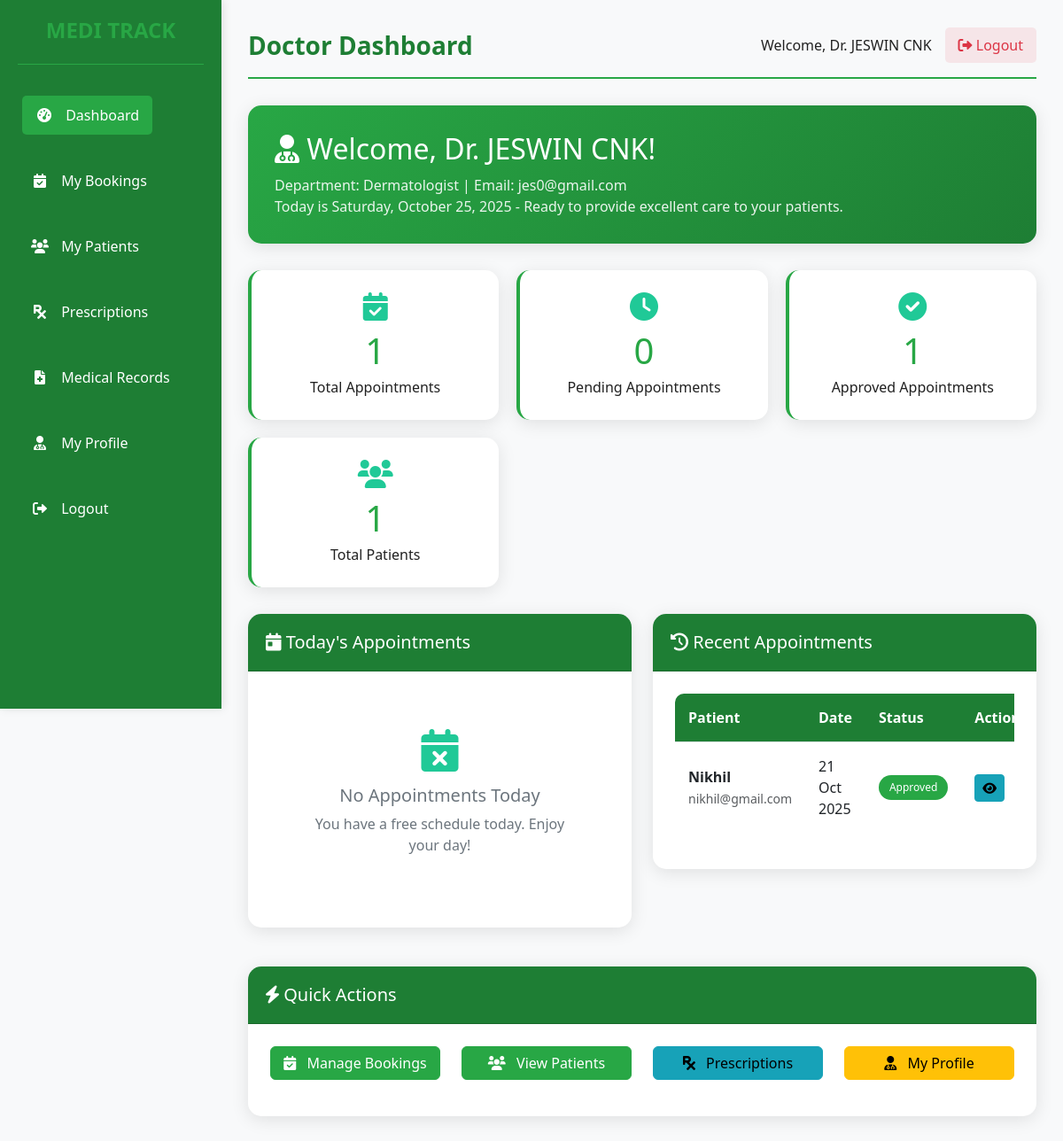
The page /doctor_dashboard.php (signed in) on the database its author committed.
### tables this page shows
CREATE TABLE `doctorreg` (
  `Doctor_id` int(20) NOT NULL,
  `Name` varchar(30) NOT NULL,
  `Email` varchar(30) NOT NULL,
  `Age` int(20) NOT NULL,
  `Gender` varchar(20) NOT NULL,
  `Phone_no` int(20) NOT NULL,
  `Department` varchar(30) NOT NULL,
  `Qualification` varchar(100) NOT NULL DEFAULT '',
  `Experience` varchar(50) NOT NULL DEFAULT '',
  `Profile_photo` varchar(255) NOT NULL DEFAULT '',
  `Bio` text NOT NULL DEFAULT '',
  `Password` varchar(255) NOT NULL
);

CREATE TABLE `booking` (
  `Booking_id` int(20) NOT NULL,
  `Patient_id` int(20) NOT NULL,
  `Doctor_id` int(20) NOT NULL,
  `Name` varchar(20) NOT NULL,
  `Email` varchar(30) NOT NULL,
  `Age` int(20) NOT NULL,
  `Gender` varchar(20) NOT NULL,
  `Phone_no` int(20) NOT NULL,
  `Select_date` date NOT NULL,
  `Select_department` varchar(20) NOT NULL,
  `Additional_message` text NOT NULL,
  `Status` varchar(20) NOT NULL DEFAULT 'Pending'
);

CREATE TABLE `register` (
  `Patient_id` int(20) NOT NULL,
  `Name` varchar(20) NOT NULL,
  `Email` varchar(50) NOT NULL,
  `Age` int(20) NOT NULL,
  `Gender` varchar(20) NOT NULL,
  `Phone_no` int(20) NOT NULL,
  `Blood_group` varchar(5) NOT NULL,
  `Password` varchar(225) NOT NULL,
  `Photo` blob NOT NULL,
  `Documents` varchar(25) NOT NULL
);

### doctor_dashboard.php (the view, shortened to what this page needs)
<?php
include 'database.php';
$doctor_id = $_SESSION['doctor_id'];
$stmt = $conn->prepare("SELECT * FROM doctorreg WHERE Doctor_id = ?");
$stmt->bind_param("i", $doctor_id);
$stmt->execute();
$result = $stmt->get_result();
$doctor = $result->fetch_assoc();
$stmt_stats = $conn->prepare("SELECT
    COUNT(*) as total_bookings,
    SUM(CASE WHEN Status = 'Pending' THEN 1 ELSE 0 END) as pending_bookings,
    SUM(CASE WHEN Status = 'Approved' THEN 1 ELSE 0 END) as approved_bookings,
    SUM(CASE WHEN Status = 'Completed' THEN 1 ELSE 0 END) as completed_bookings
    FROM booking WHERE Doctor_id = ?");
$stmt_stats->bind_param("i", $doctor_id);
$stmt_stats->execute();
$stats = $stmt_stats->get_result()->fetch_assoc();
$today_appointments = [];
$stmt_recent = $conn->prepare("SELECT b.*, r.Name as PatientName, r.Email as PatientEmail, r.Phone_no as PatientPhone
                               FROM booking b
                               LEFT JOIN register r ON b.Patient_id = r.Patient_id
                               WHERE b.Doctor_id = ?
                               ORDER BY b.Select_date DESC, b.Booking_id DESC
                               LIMIT 10");
$stmt_recent->bind_param("i", $doctor_id);
$stmt_recent->execute();
$result_recent = $stmt_recent->get_result();
$recent_appointments = [];
while ($row = $result_recent->fetch_assoc()) {
    $recent_appointments[] = $row;
}
$stmt_patients = $conn->prepare("SELECT COUNT(DISTINCT Patient_id) as patient_count FROM booking WHERE Doctor_id = ?");
$stmt_patients->bind_param("i", $doctor_id);
$stmt_patients->execute();
$patient_count = $stmt_patients->get_result()->fetch_assoc()['patient_count'];
?>
<!DOCTYPE html>
<html lang="en">
<head>
    <link rel="stylesheet" href="https://cdn.jsdelivr.net/npm/bootstrap@5.3.0/dist/css/bootstrap.min.css">
    <link rel="stylesheet" href="https://cdnjs.cloudflare.com/ajax/libs/font-awesome/6.0.0-beta3/css/all.min.css">
</head>
<body>
    <div class="container">
        <div class="sidebar">
            <div class="logo">
                <h2>MEDI TRACK</h2>
            </div>
            <ul class="nav">
                <li>
                    <a href="doctor_dashboard.php" class="active">
                        <i class="fas fa-tachometer-alt"></i>
                        <span>Dashboard</span>
                    </a>
                </li>
                <li>
                    <a href="doctor_bookings.php">
                        <i class="fas fa-calendar-check"></i>
                        <span>My Bookings</span>
                    </a>
                </li>
                <li>
                    <a href="doctor_patients.php">
                        <i class="fas fa-users"></i>
                        <span>My Patients</span>
                    </a>
                </li>
                <li>
                    <a href="doctor_prescriptions.php">
                        <i class="fas fa-prescription"></i>
                        <span>Prescriptions</span>
                    </a>
                </li>
                <li>
                    <a href="doctor_medical_records.php">
                        <i class="fas fa-file-medical"></i>
                        <span>Medical Records</span>
                    </a>
                </li>
                <li>
                    <a href="doctor_profile.php">
                        <i class="fas fa-user-md"></i>
                        <span>My Profile</span>
                    </a>
                </li>
                <li>
                    <a href="logout.php">
                        <i class="fas fa-sign-out-alt"></i>
                        <span>Logout</span>
                    </a>
                </li>
            </ul>
        </div>
        <div class="main-content">
            <div class="header">
                <div class="logo">Doctor Dashboard</div>
                <div class="user-profile">
                    <span>Welcome, Dr. <?php echo htmlspecialchars($doctor['Name']); ?></span>
                    <a href="logout.php"><i class="fas fa-sign-out-alt"></i> Logout</a>
                </div>
            </div>
            <div class="welcome-section">
                <h2><i class="fas fa-user-md"></i> Welcome, Dr. <?php echo htmlspecialchars($doctor['Name']); ?>!</h2>
                <p>Department: <?php echo htmlspecialchars($doctor['Department']); ?> | Email: <?php echo htmlspecialchars($doctor['Email']); ?></p>
                <p>Today is <?php echo date('l, F j, Y'); ?> - Ready to provide excellent care to your patients.</p>
            </div>
            <div class="stats-cards">
                <div class="stat-card">
                    <i class="fas fa-calendar-check"></i>
                    <h3><?php echo $stats['total_bookings']; ?></h3>
                    <p>Total Appointments</p>
                </div>
                <div class="stat-card">
                    <i class="fas fa-clock"></i>
                    <h3><?php echo $stats['pending_bookings']; ?></h3>
                    <p>Pending Appointments</p>
                </div>
                <div class="stat-card">
                    <i class="fas fa-check-circle"></i>
                    <h3><?php echo $stats['approved_bookings']; ?></h3>
                    <p>Approved Appointments</p>
                </div>
                <div class="stat-card">
                    <i class="fas fa-users"></i>
                    <h3><?php echo $patient_count; ?></h3>
                    <p>Total Patients</p>
                </div>
            </div>
            <div class="row">
                <div class="col-md-6">
                    <div class="card">
                        <div class="card-header">
                            <h5 class="mb-0"><i class="fas fa-calendar-day"></i> Today's Appointments</h5>
                        </div>
                        <div class="card-body">
                            <?php if (empty($today_appointments)): ?>
                                <div class="no-appointments">
                                    <i class="fas fa-calendar-times"></i>
                                    <h5>No Appointments Today</h5>
                                    <p>You have a free schedule today. Enjoy your day!</p>
                                </div>
                            <?php endif; ?>
                        </div>
                    </div>
                </div>
                <div class="col-md-6">
                    <div class="card">
                        <div class="card-header">
                            <h5 class="mb-0"><i class="fas fa-history"></i> Recent Appointments</h5>
                        </div>
                        <div class="card-body">
                            <div class="table-responsive">
                                <table class="table">
                                    <thead>
                                        <tr>
                                            <th>Patient</th>
                                            <th>Date</th>
                                            <th>Status</th>
                                            <th>Action</th>
                                        </tr>
                                    </thead>
                                    <tbody>
                                        <?php if (empty($recent_appointments)): ?>
                                            <tr>
                                                <td colspan="4" class="text-center">No recent appointments</td>
                                            </tr>
                                        <?php else: ?>
                                            <?php foreach (array_slice($recent_appointments, 0, 5) as $appointment): ?>
                                                <tr>
                                                    <td>
                                                        <strong><?php echo htmlspecialchars($appointment['PatientName'] ?? $appointment['Name']); ?></strong><br>
                                                        <small class="text-muted"><?php echo htmlspecialchars($appointment['PatientEmail'] ?? $appointment['Email']); ?></small>
                                                    </td>
                                                    <td><?php echo date('d M Y', strtotime($appointment['Select_date'])); ?></td>
                                                    <td>
                                                        <?php if ($appointment['Status'] == 'Pending'): ?>
                                                            <span class="badge badge-pending">Pending</span>
                                                        <?php elseif ($appointment['Status'] == 'Approved'): ?>
                                                            <span class="badge badge-approved">Approved</span>
                                                        <?php elseif ($appointment['Status'] == 'Rejected'): ?>
                                                            <span class="badge badge-rejected">Rejected</span>
                                                        <?php elseif ($appointment['Status'] == 'Completed'): ?>
                                                            <span class="badge badge-completed">Completed</span>
                                                        <?php endif; ?>
                                                    </td>
                                                    <td>
                                                        <a href="doctor_medical_records.php?patient_id=<?php echo $appointment['Patient_id']; ?>" class="btn btn-sm btn-info">
                                                            <i class="fas fa-eye"></i>
                                                        </a>
                                                    </td>
                                                </tr>
                                            <?php endforeach; ?>
                                        <?php endif; ?>
                                    </tbody>
                                </table>
                            </div>
                        </div>
                    </div>
                </div>
            </div>
            <div class="row mt-4">
                <div class="col-12">
                    <div class="card">
                        <div class="card-header">
                            <h5 class="mb-0"><i class="fas fa-bolt"></i> Quick Actions</h5>
                        </div>
                        <div class="card-body">
                            <div class="row">
                                <div class="col-md-3">
                                    <a href="doctor_bookings.php" class="btn btn-primary w-100 mb-3">
                                        <i class="fas fa-calendar-check me-2"></i> Manage Bookings
                                    </a>
                                </div>
                                <div class="col-md-3">
                                    <a href="doctor_patients.php" class="btn btn-success w-100 mb-3">
                                        <i class="fas fa-users me-2"></i> View Patients
                                    </a>
                                </div>
                                <div class="col-md-3">
                                    <a href="doctor_prescriptions.php" class="btn btn-info w-100 mb-3">
                                        <i class="fas fa-prescription me-2"></i> Prescriptions
                                    </a>
                                </div>
                                <div class="col-md-3">
                                    <a href="doctor_profile.php" class="btn btn-warning w-100 mb-3">
                                        <i class="fas fa-user-md me-2"></i> My Profile
                                    </a>
                                </div>
                            </div>
                        </div>
                    </div>
                </div>
            </div>
        </div>
    </div>
</body>
</html>

### rows shown on the page
doctorreg: Name "JESWIN CNK", Department "Dermatologist", Email "jes0@gmail.com"
booking: Patient.Name "Nikhil", Patient.Email "nikhil@gmail.com", Select_date "21 Oct 2025", Status "Approved"

### other values the page prints
$stats['total_bookings'] "1"
$stats['pending_bookings'] "0"
$stats['approved_bookings'] "1"
$patient_count "1"
